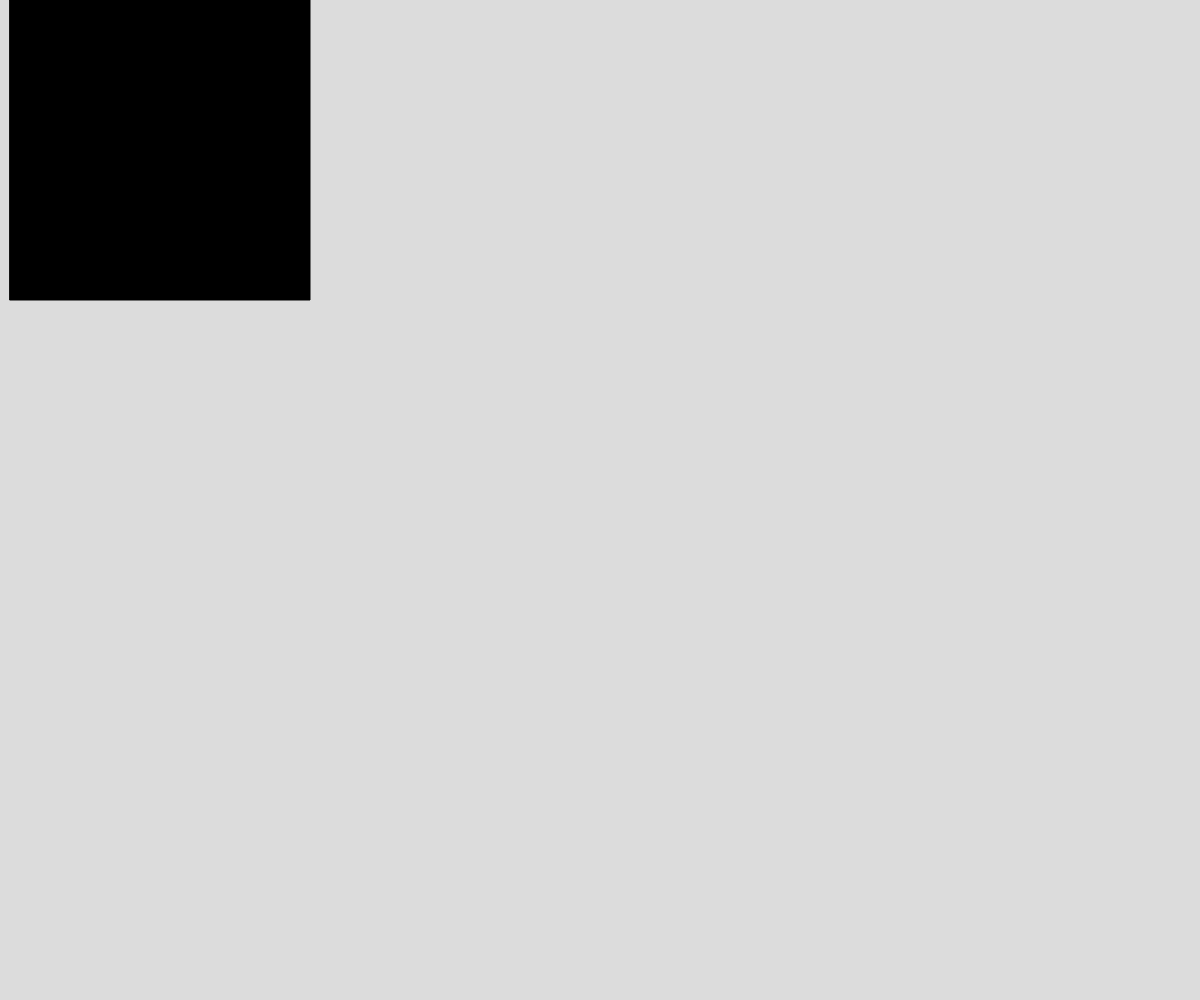
Frame 1 (no input)
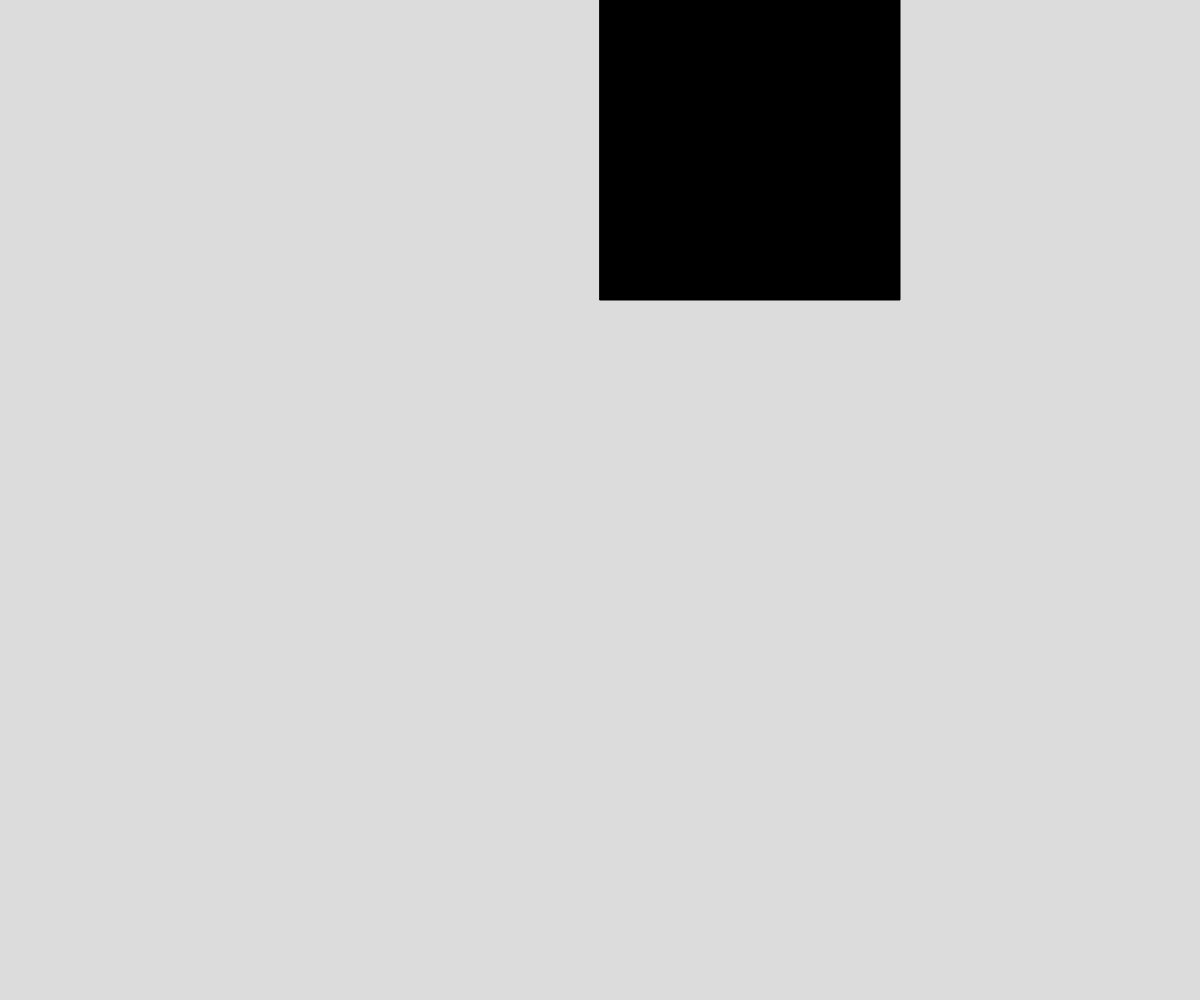
Frame 60 (no input)
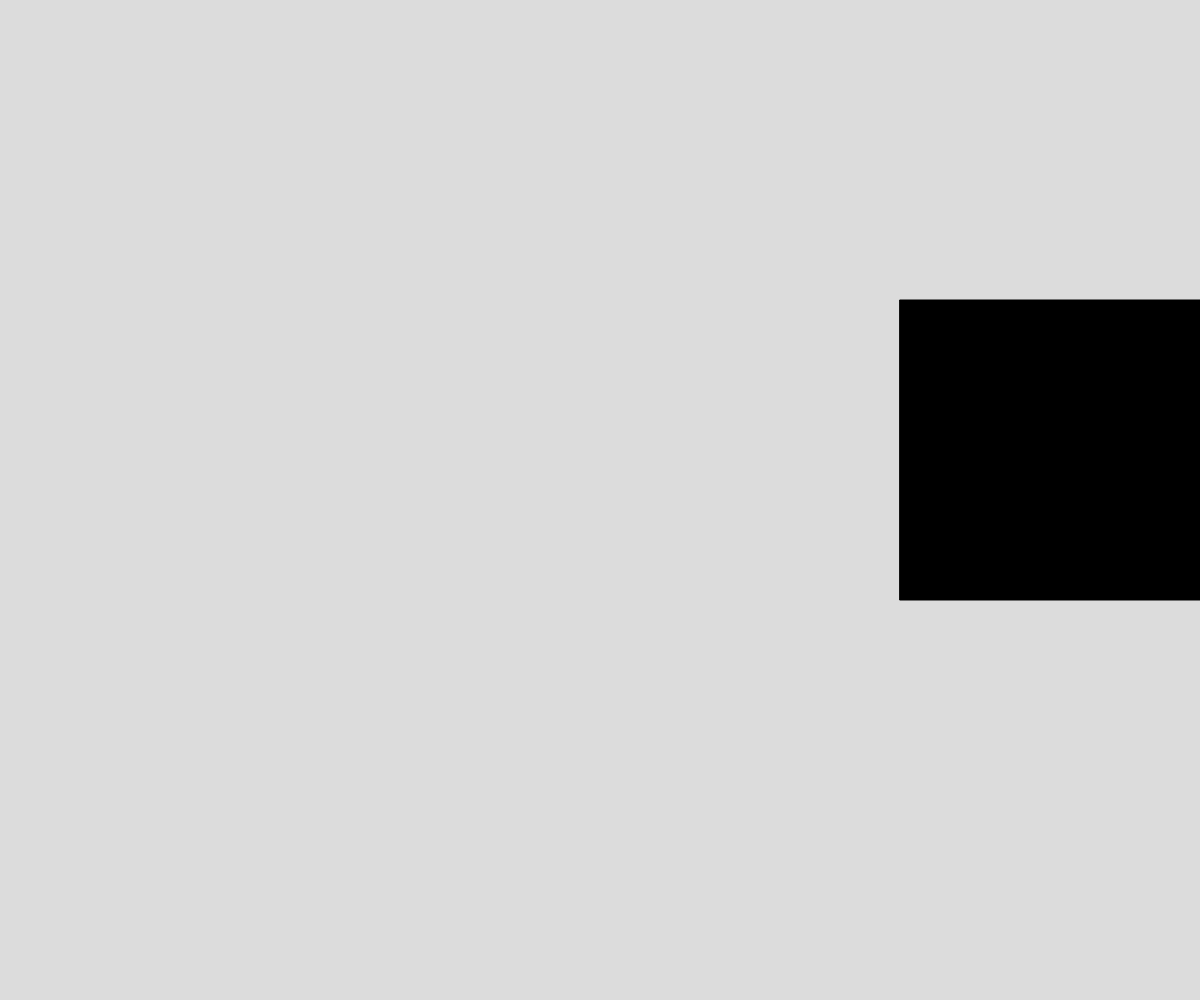
Frame 120 (the mouse pressed at the canvas centre since frame 60)

The p5.js sketch that drew these frames (run headless with seeded random() and noise() and a simulated clock; from frame 60 on, the mouse is pressed at the canvas centre):

// p5.js sketch
// ── sketch.js
//Square moving around edge of screen

let x = 0;
let y = 0;
let speed = 10;
let size = 300;
let state = "right";

async function setup() {
  createCanvas(windowWidth, windowHeight);
}

function draw() {
  background(220);
  move();
  display();
}

function move() {
  if (state === 'right') {
    x += speed;
    if (x >= width - size) {
      state = 'down';
    }
  }
  else if (state === 'down') {
    y += speed;
    if (y >= height - size) {
      state = 'left';
    }
  }
  else if (state === 'left') {
    x -= speed;
    if (x <= 0) {
      state = 'up';
    }
  }
  else if (state === 'up') {
    y -= speed;
    if (y <= 0) {
      state = 'right';
    }
  }
}

function display() {
  fill("black");
  square(x, y, size);
}
